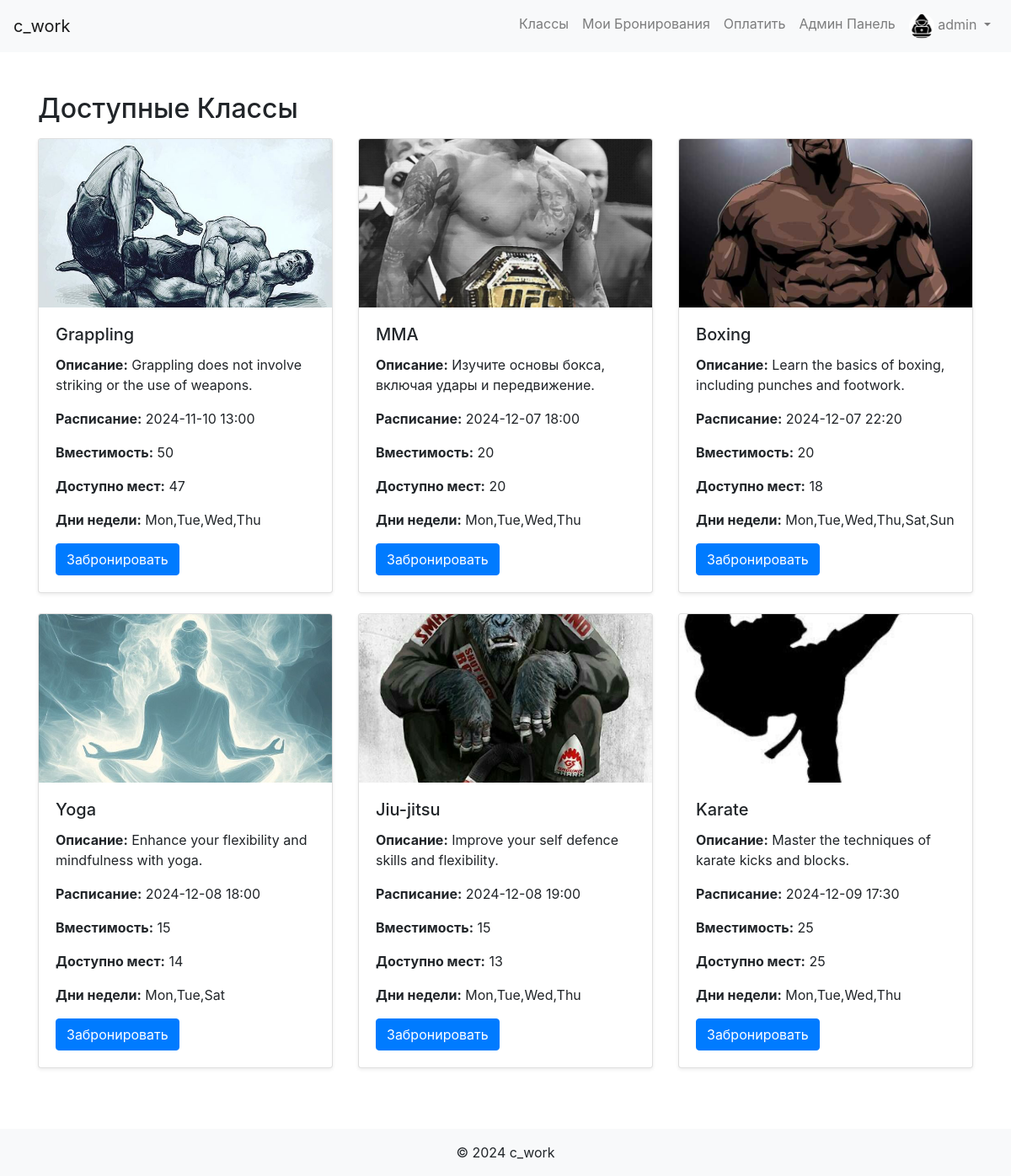
Page /classes (signed in) on the committed database.
### app/models.py (models this page shows, shortened)
class User(db.Model, UserMixin):
    id = db.Column(db.Integer, primary_key=True)
    username = db.Column(db.String(20), unique=True, nullable=False)
    email = db.Column(db.String(120), unique=True, nullable=False)
    password = db.Column(db.String(60), nullable=False)
    is_admin = db.Column(db.Boolean, default=False)
    avatar = db.Column(db.String(120), nullable=True, default='user.png')  # Поле для аватара
    date_registered = db.Column(db.DateTime, nullable=False, default=datetime.utcnow)  # Дата регистрации
    last_login = db.Column(db.DateTime, nullable=True)  # Последний вход
    bookings = db.relationship('Booking', backref='user', lazy=True)
    payments = db.relationship('Payment', backref='user', lazy=True)

class Class(db.Model):
    id = db.Column(db.Integer, primary_key=True)
    name = db.Column(db.String(100), nullable=False)
    description = db.Column(db.Text, nullable=True)
    schedule = db.Column(db.DateTime, nullable=False)
    capacity = db.Column(db.Integer, default=10, nullable=False)
    days_of_week = db.Column(db.String(100), nullable=False)
    extra_info = db.Column(db.Text, nullable=True)
    image_filename = db.Column(db.String(100), nullable=True)
    bookings = db.relationship('Booking', backref='class_', lazy=True, cascade='all, delete-orphan')
    def available_slots(self):
        confirmed_bookings = Booking.query.filter_by(class_id=self.id, status='confirmed').count()
        return self.capacity - confirmed_bookings

### app/routes.py (the view)
@main_bp.route('/classes')
@login_required
def classes():
    classes = Class.query.order_by(Class.schedule.asc()).all()
    booking_forms = {class_.id: BookingForm(class_id=class_.id) for class_ in classes}
    return render_template('classes.html', classes=classes, booking_forms=booking_forms)

### app/models.py (called while the page is built)
@login_manager.user_loader
def load_user(user_id):
    return User.query.get(int(user_id))

### app/templates/classes.html (shortened to what this page needs)
{% extends "base.html" %}
{% block content %}
<h2 class="mt-5">Доступные Классы</h2>
<div class="row mt-3">
    {% for class in classes %}
    <div class="col-md-4 mb-4">
        <div class="card h-100 shadow-sm">
            {% if class.image_filename %}
                <img src="{{ url_for('static', filename='images/' + class.image_filename) }}" class="card-img-top" alt="{{ class.name }}">
            {% else %}
                <img src="{{ url_for('static', filename='images/default.png') }}" class="card-img-top" alt="Нет изображения">
            {% endif %}
            <div class="card-body">
                <h5 class="card-title">{{ class.name }}</h5>
                <p><strong>Описание:</strong> {{ class.description }}</p>
                <p><strong>Расписание:</strong> {{ class.schedule.strftime('%Y-%m-%d %H:%M') }}</p>
                <p><strong>Вместимость:</strong> {{ class.capacity }}</p>
                <p><strong>Доступно мест:</strong> {{ class.available_slots() }}</p>
                <p><strong>Дни недели:</strong> {{ class.days_of_week }}</p>
                {% if class.available_slots() > 0 %}
                    <a href="{{ url_for('main.book_class', class_id=class.id) }}" class="btn btn-primary">Забронировать</a>
                {% else %}
                    <button class="btn btn-secondary" disabled>Мест нет</button>
                {% endif %}
            </div>
        </div>
    </div>
    {% endfor %}
</div>
{% endblock %}

### app/templates/base.html (shortened to what this page needs)
<!DOCTYPE html>
<html lang="ru">
<head>
    <link rel="stylesheet" href="https://stackpath.bootstrapcdn.com/bootstrap/4.5.0/css/bootstrap.min.css">
    <link rel="stylesheet" href="{{ url_for('static', filename='css/styles.css') }}">
</head>
<body>
    <nav class="navbar navbar-expand-lg navbar-light bg-light">
        <a class="navbar-brand" href="{{ url_for('main.home') }}">c_work</a>
        <div class="collapse navbar-collapse" id="navbarNav">
            <ul class="navbar-nav ml-auto">
                {% if current_user.is_authenticated %}
                    <li class="nav-item">
                        <a class="nav-link" href="{{ url_for('main.classes') }}">Классы</a>
                    </li>
                    <li class="nav-item">
                        <a class="nav-link" href="{{ url_for('main.my_bookings') }}">Мои Бронирования</a>
                    </li>
                    <li class="nav-item">
                        <a class="nav-link" href="{{ url_for('main.process_payment') }}">Оплатить</a>
                    </li>
                    {% if current_user.is_admin %}
                        <li class="nav-item">
                            <a class="nav-link" href="{{ url_for('admin.admin_panel') }}">Админ Панель</a>
                        </li>
                    {% endif %}
                    <li class="nav-item dropdown">
                        <a class="nav-link dropdown-toggle" href="#" id="navbarDropdown" role="button" data-toggle="dropdown"
                           aria-haspopup="true" aria-expanded="false">
                            <img src="{{ url_for('static', filename='images/' + (current_user.avatar or 'user.png')) }}"
                                 alt="Avatar" class="rounded-circle" width="30" height="30">
                            {{ current_user.username }}
                        </a>
                    </li>
                {% endif %}
            </ul>
        </div>
    </nav>
    <div class="container">
        {% block content %}{% endblock %}
    </div>
    <footer class="footer bg-light text-center py-3 mt-5">
        <span>&copy; 2024 c_work</span>
    </footer>
</body>
</html>

### app/static/css/styles.css (style rules this page uses)
.card-img-top { height: 200px; object-fit: cover; }

### rows in the picture
User: avatar (picture), username "admin"
Class: image_filename (picture), name "Grappling", description "Grappling does not involve striking or the use of weapons.", schedule "2024-11-10 13:00", capacity "50", available_slots "47", days_of_week "Mon,Tue,Wed,Thu"
Class: image_filename (picture), name "MMA", description "Изучите основы бокса, включая удары и передвижение.", schedule "2024-12-07 18:00", capacity "20", available_slots "20", days_of_week "Mon,Tue,Wed,Thu"
Class: image_filename (picture), name "Boxing", description "Learn the basics of boxing, including punches and footwork.", schedule "2024-12-07 22:20", capacity "20", available_slots "18", days_of_week "Mon,Tue,Wed,Thu,Sat,Sun"
Class: image_filename (picture), name "Yoga", description "Enhance your flexibility and mindfulness with yoga.", schedule "2024-12-08 18:00", capacity "15", available_slots "14", days_of_week "Mon,Tue,Sat"
Class: image_filename (picture), name "Jiu-jitsu", description "Improve your self defence skills and flexibility.", schedule "2024-12-08 19:00", capacity "15", available_slots "13", days_of_week "Mon,Tue,Wed,Thu"
Class: image_filename (picture), name "Karate", description "Master the techniques of karate kicks and blocks.", schedule "2024-12-09 17:30", capacity "25", available_slots "25", days_of_week "Mon,Tue,Wed,Thu"
